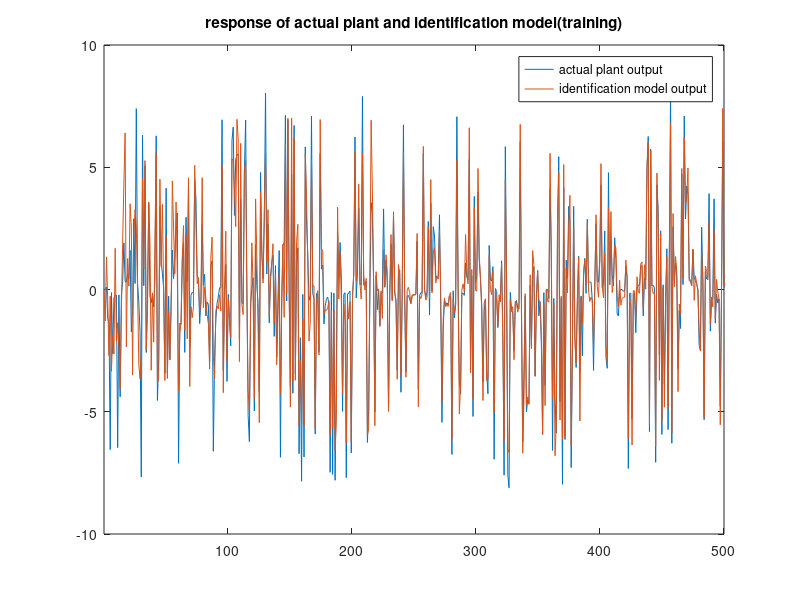
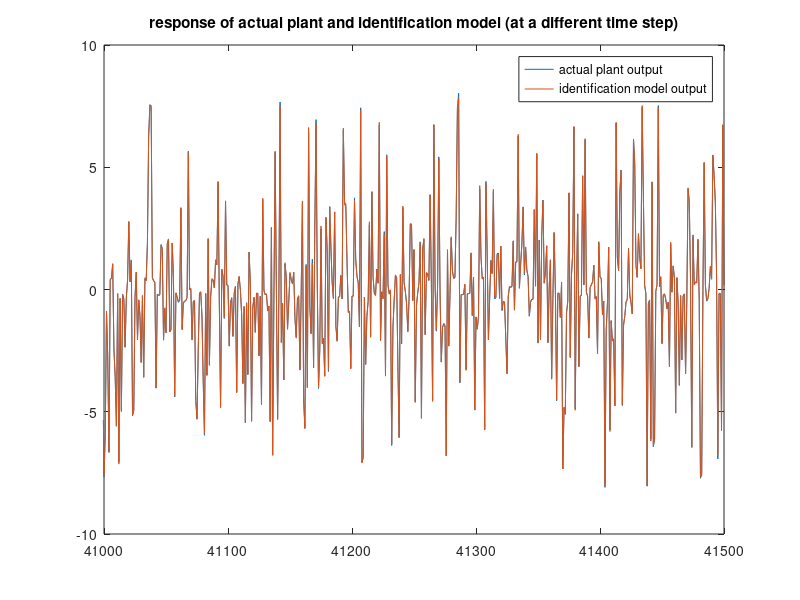
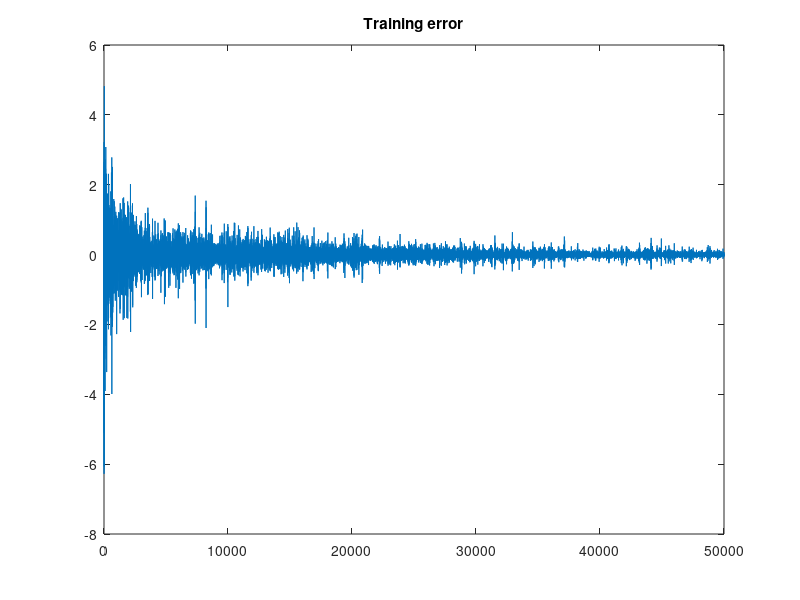
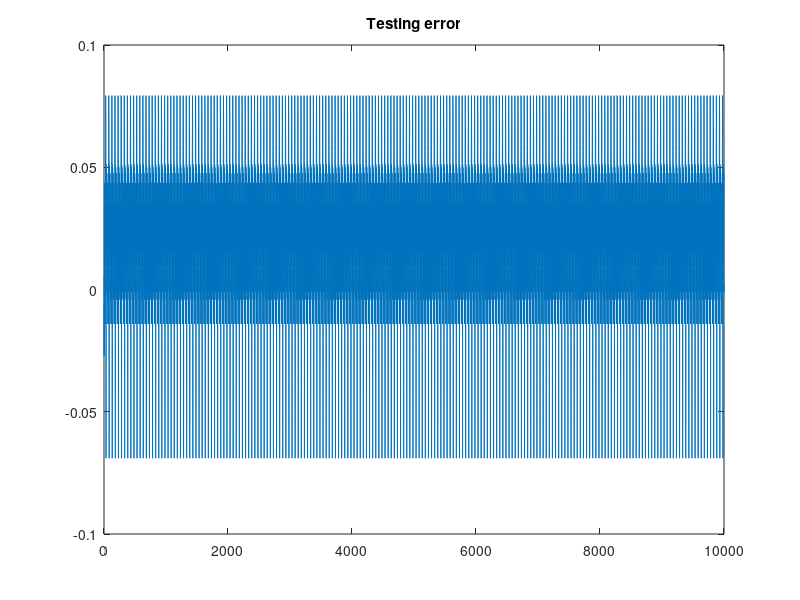

The MATLAB script that drew these images, in order:
%%%% IDENTIFICATION EXAMPLE 3

%%%%%%%%%%%%% IDENTIFICATION PROCESS

clc;clear;
k=1:50000;
f=@(x)(x./(1+x.^2));
g=@(x)(x.^3);
difftanh=@(x)(sech(x).^2);

NN_1class=[1 20 10 1];
NN_2class=[1 20 10 1];
in_1=NN_1class(1);n1_1=NN_1class(2);n2_1=NN_1class(3);out_1=NN_1class(4);
in_2=NN_1class(1);n1_2=NN_2class(2);n2_2=NN_2class(3);out_2=NN_2class(4);

W1_1=randn(in_1+1,n1_1);
W2_1=randn(n1_1+1,n2_1);
W3_1=randn(n2_1+1,out_1);

W1_2=randn(in_2+1,n1_2);
W2_2=randn(n1_2+1,n2_2);
W3_2=randn(n2_2+1,out_2);

yp=[0 zeros(1,length(k))];
yphat=[0 zeros(1,length(k))];

u=[0 -2+4*rand(1,length(k))];

eta=0.01;

error_train=[];

for i=2:length(k)+1
    fx=f(yp(i-1));
    gx=g(u(i-1));
    yp(i)=fx+gx;
    
    A1_1=[1 yp(i-1)]*W1_1;
    y1_1=tanh(A1_1);
    A2_1=[1 y1_1]*W2_1;
    y2_1=tanh(A2_1);
    A3_1=[1 y2_1]*W3_1;
    N_1=A3_1;
    
    A1_2=[1 u(i-1)]*W1_2;
    y1_2=tanh(A1_2);
    A2_2=[1 y1_2]*W2_2;
    y2_2=tanh(A2_2);
    A3_2=[1 y2_2]*W3_2;
    N_2=A3_2;
    
    yphat(i)=N_1+N_2;

    e=-(yphat(i)-yp(i));
    
    del3_1=e;
    del2_1=difftanh(A2_1).*(del3_1*W3_1(2:end,:)');
    del1_1=difftanh(A1_1).*(del2_1*W2_1(2:end,:)');
    Jw3_1=[1 y2_1]'*del3_1;
    Jw2_1=[1 y1_1]'*del2_1;
    Jw1_1=[1 yp(i-1)]'*del1_1;
    W3_1=W3_1+eta*Jw3_1;
    W2_1=W2_1+eta*Jw2_1;
    W1_1=W1_1+eta*Jw1_1;
    
    del3_2=e;
    del2_2=difftanh(A2_2).*(del3_2*W3_2(2:end,:)');
    del1_2=difftanh(A1_2).*(del2_2*W2_2(2:end,:)');
    Jw3_2=[1 y2_2]'*del3_2;
    Jw2_2=[1 y1_2]'*del2_2;
    Jw1_2=[1 u(i-1)]'*del1_2;
    W3_2=W3_2+eta*Jw3_2;
    W2_2=W2_2+eta*Jw2_2;
    W1_2=W1_2+eta*Jw1_2;
    
    error_train(i-1)=e;
end
plot(yp)
hold on
plot(yphat)
xlim([1 500])
title('response of actual plant and identification model(training)');
legend('actual plant output','identification model output');
%saveas(gcf,'C:/Users/tarun/Documents/id/figs/ex3/bpa2/train1.png')
%%
%plot different time step
figure;
plot(yp)
hold on;
plot(yphat)
xlim([41000 41500])
title('response of actual plant and identification model (at a different time step)');
legend('actual plant output','identification model output');
%saveas(gcf,'C:/Users/tarun/Documents/id/figs/ex3/bpa2/train2.png')
%%
%Performance Measures (Training)
figure;
plot(error_train)
title('Training error')
rmse1=rms(error_train(1:10000));
rmse2=rms(error_train(10001:end));
fprintf('Training RMS error 1 = %f\n',rmse1);
fprintf('Training RMS error 2 = %f\n\n',rmse2);
disp('Variance Accounted For (training)');
VAF=(1-var(yp-yphat)/var(yp))*100;
disp(VAF);
%saveas(gcf,'C:/Users/tarun/Documents/id/figs/ex3/bpa2/error_train.png')
%%
%saving weights and biases
save('WeightsH2_NP90_ex3','W1_1','W2_1','W3_1','W1_2','W2_2','W3_2');
disp('saved');
%%
clear;
%loading weights and biases
load('WeightsH2_NP90_ex3');
disp('loaded');
%%
k=1:10000;
f=@(x)(x./(1+x.^2));
g=@(x)(x.^3);

yp=[0 zeros(1,length(k))];
yphat=[0 zeros(1,length(k))];

u=[0 sin((2*pi).*k./25)+sin((2*pi).*k./10)];

error_test=[];
for i=2:length(k)+1
    fx=f(yp(i-1));
    gx=g(u(i-1));
    yp(i)=fx+gx;
    
    A1_1=[1 yphat(i-1)]*W1_1;
    y1_1=tanh(A1_1);
    A2_1=[1 y1_1]*W2_1;
    y2_1=tanh(A2_1);
    A3_1=[1 y2_1]*W3_1;
    N_1=A3_1;
    
    A1_2=[1 u(i-1)]*W1_2;
    y1_2=tanh(A1_2);
    A2_2=[1 y1_2]*W2_2;
    y2_2=tanh(A2_2);
    A3_2=[1 y2_2]*W3_2;
    N_2=A3_2;
    
    yphat(i)=N_1+N_2;
    
    e=-(yphat(i)-yp(i));
    error_test(i-1)=e;
end
figure;
plot(error_test)
title('Testing error');
rmse1=rms(error_test(1:1000));
rmse2=rms(error_test(1001:end));
fprintf('Testing RMS error 1 = %f\n',rmse1);
fprintf('Testing RMS error 2 = %f\n\n',rmse2);
disp('Variance Accounted For (testing)');
VAF=(1-var(yp-yphat)/var(yp))*100;
disp(VAF);
%saveas(gcf,'C:/Users/tarun/Documents/id/figs/ex3/bpa2/error_test.png')
%%
figure;
plot(yp);
hold on;
plot(yphat);
xlim([1 100]);
title('response of actual plant and identified model to a different input(testing)')
legend('actual plant output','identification model output');
%saveas(gcf,'C:/Users/tarun/Documents/id/figs/ex3/bpa2/test.png')
%%
figure;
k=[-2:0.1:2];
g=@(u)(u^3);
gx=[zeros(1,length(k))];
gxhat=[zeros(1,length(k))];
for i=1:length(k)
    gx(i)=g(k(i));
    
    A1_2=[1 k(i)]*W1_2;
    y1_2=tanh(A1_2);
    A2_2=[1 y1_2]*W2_2;
    y2_2=tanh(A2_2);
    A3_2=[1 y2_2]*W3_2;
    gxhat(i)=A3_2;
end
subplot(121);
plot(k,gx)
hold on
plot(k,gxhat)
title('Plot of g and ghat');
legend('g','ghat');
%%
k=[-10:0.1:10];
f=@(x)(x/(1+x^2));
fx=[zeros(1,length(k))];
fxhat=[zeros(1,length(k))];
for i=1:length(k)
    fx(i)=f(k(i));

    A1_1=[1 k(i)]*W1_1;
    y1_1=tanh(A1_1);
    A2_1=[1 y1_1]*W2_1;
    y2_1=tanh(A2_1);
    A3_1=[1 y2_1]*W3_1;
    fxhat(i)=A3_1;
end
subplot(122);
plot(k,fx)
hold on
plot(k,fxhat)
title('Plot of f and fhat');
legend('f','fhat');
%saveas(gcf,'C:/Users/tarun/Documents/id/figs/ex3/bpa2/gf and hats.png');
